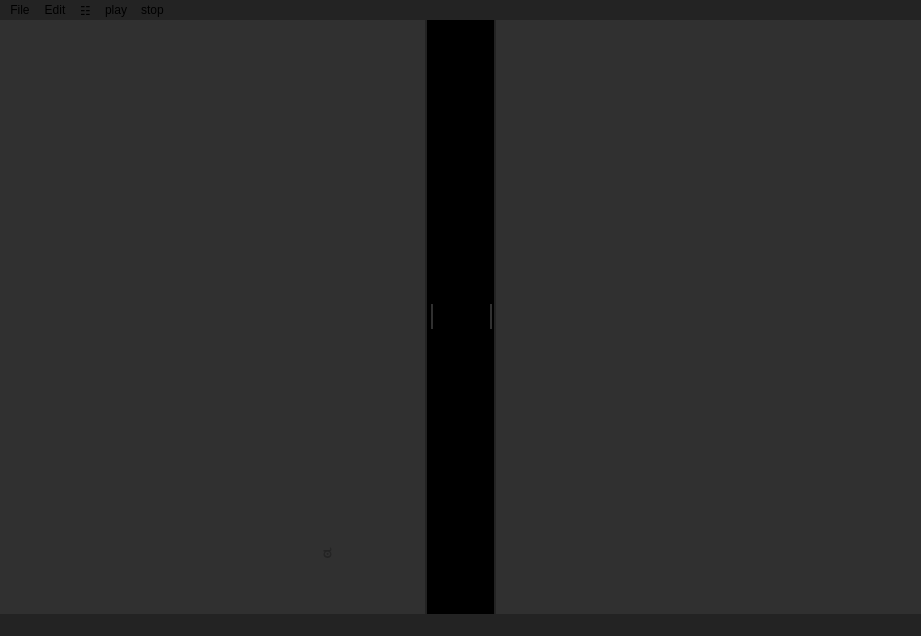
<?xml version="1.0" encoding="UTF-8"?>
<ui version="4.0">
 <class>MainWindow</class>
 <widget class="QMainWindow" name="MainWindow">
  <property name="geometry">
   <rect>
    <x>0</x>
    <y>0</y>
    <width>921</width>
    <height>636</height>
   </rect>
  </property>
  <property name="palette">
   <palette>
    <active>
     <colorrole role="Button">
      <brush brushstyle="SolidPattern">
       <color alpha="255">
        <red>35</red>
        <green>35</green>
        <blue>35</blue>
       </color>
      </brush>
     </colorrole>
     <colorrole role="Base">
      <brush brushstyle="SolidPattern">
       <color alpha="255">
        <red>35</red>
        <green>35</green>
        <blue>35</blue>
       </color>
      </brush>
     </colorrole>
     <colorrole role="Window">
      <brush brushstyle="SolidPattern">
       <color alpha="255">
        <red>35</red>
        <green>35</green>
        <blue>35</blue>
       </color>
      </brush>
     </colorrole>
    </active>
    <inactive>
     <colorrole role="Button">
      <brush brushstyle="SolidPattern">
       <color alpha="255">
        <red>35</red>
        <green>35</green>
        <blue>35</blue>
       </color>
      </brush>
     </colorrole>
     <colorrole role="Base">
      <brush brushstyle="SolidPattern">
       <color alpha="255">
        <red>35</red>
        <green>35</green>
        <blue>35</blue>
       </color>
      </brush>
     </colorrole>
     <colorrole role="Window">
      <brush brushstyle="SolidPattern">
       <color alpha="255">
        <red>35</red>
        <green>35</green>
        <blue>35</blue>
       </color>
      </brush>
     </colorrole>
    </inactive>
    <disabled>
     <colorrole role="Button">
      <brush brushstyle="SolidPattern">
       <color alpha="255">
        <red>35</red>
        <green>35</green>
        <blue>35</blue>
       </color>
      </brush>
     </colorrole>
     <colorrole role="Base">
      <brush brushstyle="SolidPattern">
       <color alpha="255">
        <red>35</red>
        <green>35</green>
        <blue>35</blue>
       </color>
      </brush>
     </colorrole>
     <colorrole role="Window">
      <brush brushstyle="SolidPattern">
       <color alpha="255">
        <red>35</red>
        <green>35</green>
        <blue>35</blue>
       </color>
      </brush>
     </colorrole>
    </disabled>
   </palette>
  </property>
  <property name="windowTitle">
   <string>MainWindow</string>
  </property>
  <property name="styleSheet">
   <string notr="true">QWidget {
    background-color: rgb(35, 35, 35);
}

QMenuBar::item {
    background-color: transparent;
}

QMenuBar::item:selected {
    background-color: #303030;
}
</string>
  </property>
  <widget class="QWidget" name="centralwidget">
   <layout class="QHBoxLayout" name="horizontalLayout">
    <property name="spacing">
     <number>0</number>
    </property>
    <property name="leftMargin">
     <number>0</number>
    </property>
    <property name="topMargin">
     <number>0</number>
    </property>
    <property name="rightMargin">
     <number>0</number>
    </property>
    <property name="bottomMargin">
     <number>0</number>
    </property>
    <item>
     <widget class="QSplitter" name="splitter">
      <property name="styleSheet">
       <string notr="true">QSplitter::handle {
    background-color: rgb(35, 35, 35);
}

QSplitter::handle:pressed {
    background-color: #E5E5E5;
}
</string>
      </property>
      <property name="frameShape">
       <enum>QFrame::NoFrame</enum>
      </property>
      <property name="frameShadow">
       <enum>QFrame::Plain</enum>
      </property>
      <property name="lineWidth">
       <number>0</number>
      </property>
      <property name="midLineWidth">
       <number>0</number>
      </property>
      <property name="orientation">
       <enum>Qt::Horizontal</enum>
      </property>
      <property name="opaqueResize">
       <bool>true</bool>
      </property>
      <property name="handleWidth">
       <number>2</number>
      </property>
      <widget class="QWidget" name="left_widget" native="true">
       <property name="styleSheet">
        <string notr="true">background-color: rgb(48, 48, 48);</string>
       </property>
       <widget class="QFrame" name="frame">
        <property name="geometry">
         <rect>
          <x>9</x>
          <y>9</y>
          <width>601</width>
          <height>210</height>
         </rect>
        </property>
        <property name="minimumSize">
         <size>
          <width>0</width>
          <height>0</height>
         </size>
        </property>
        <layout class="QHBoxLayout" name="horizontalLayout_3">
         <property name="spacing">
          <number>0</number>
         </property>
         <property name="sizeConstraint">
          <enum>QLayout::SetDefaultConstraint</enum>
         </property>
         <property name="leftMargin">
          <number>0</number>
         </property>
         <property name="topMargin">
          <number>0</number>
         </property>
         <property name="rightMargin">
          <number>0</number>
         </property>
         <property name="bottomMargin">
          <number>0</number>
         </property>
         <item>
          <widget class="QPlainTextEdit" name="plainTextEdit">
           <property name="baseSize">
            <size>
             <width>0</width>
             <height>0</height>
            </size>
           </property>
           <property name="styleSheet">
            <string notr="true">QPlainTextEdit {
    background-color: #303030; /* Dark background */
    color: #ffffff; /* White text color */
    border: 1px solid #303030; /* Dark border */
    padding: 0px; /* Remove default padding */
    font-size: 12px; /* Font size */
    groove: none; /* Remove the groove */
    font-family: Consolas, monospace; /* Font family */
}

QPlainTextEdit QScrollBar {
		background: #303030;
		border: none;
		margin: 0;
		padding: 0;
		width: 10px;
		groove: rgb(96, 33, 255)
	}
	
QPlainTextEdit QScrollBar:handle {
		border: none;
		background: #414141;
}

QPlainTextEdit QScrollBar::add-line:vertical, QPlainTextEdit QScrollBar::sub-line:vertical {
    background: none; /* No background for scrollbar buttons */
}
QPlainTextEdit QScrollBar::up-arrow:vertical, QPlainTextEdit QScrollBar::down-arrow:vertical{
	background: none;
}
QPlainTextEdit QScrollBar::add-page:vertical, QPlainTextEdit QScrollBar::sub-page:vertical{
	background: none;
}

QPlainTextEdit {
    selection-color: #ffffff; /* Change selection text color */
    selection-background-color: rgb(153, 153, 153); /* Change selection background color */
}</string>
           </property>
           <property name="tabStopDistance">
            <double>20.000000000000000</double>
           </property>
          </widget>
         </item>
        </layout>
       </widget>
       <widget class="QPushButton" name="preveiew_button">
        <property name="geometry">
         <rect>
          <x>290</x>
          <y>520</y>
          <width>75</width>
          <height>24</height>
         </rect>
        </property>
        <property name="font">
         <font>
          <pointsize>12</pointsize>
          <bold>true</bold>
         </font>
        </property>
        <property name="styleSheet">
         <string notr="true">QPushButton {
        background-color: transparent;
        border: none;
        padding: 4px; 
		 color: rgb(35, 35, 35);
    }
    QPushButton:hover {
        color: #727272; /* Change text color on hover */
    }
    QPushButton:pressed {
        color: #E5E5E5; /* Change text color when pressed */
    }
</string>
        </property>
        <property name="text">
         <string>ಠ</string>
        </property>
       </widget>
      </widget>
      <widget class="QWidget" name="main_main_widget" native="true">
       <property name="minimumSize">
        <size>
         <width>50</width>
         <height>20</height>
        </size>
       </property>
       <property name="baseSize">
        <size>
         <width>0</width>
         <height>0</height>
        </size>
       </property>
       <layout class="QHBoxLayout" name="horizontalLayout_2" stretch="1,100000,1">
        <property name="spacing">
         <number>0</number>
        </property>
        <property name="leftMargin">
         <number>0</number>
        </property>
        <property name="topMargin">
         <number>0</number>
        </property>
        <property name="rightMargin">
         <number>0</number>
        </property>
        <property name="bottomMargin">
         <number>0</number>
        </property>
        <item>
         <widget class="QWidget" name="left_splitter_widget" native="true">
          <property name="minimumSize">
           <size>
            <width>8</width>
            <height>0</height>
           </size>
          </property>
          <property name="maximumSize">
           <size>
            <width>8</width>
            <height>16777215</height>
           </size>
          </property>
          <property name="styleSheet">
           <string notr="true">background-color: rgb(0, 0, 0);</string>
          </property>
          <layout class="QVBoxLayout" name="verticalLayout_2">
           <property name="spacing">
            <number>0</number>
           </property>
           <property name="leftMargin">
            <number>0</number>
           </property>
           <property name="topMargin">
            <number>0</number>
           </property>
           <property name="rightMargin">
            <number>0</number>
           </property>
           <property name="bottomMargin">
            <number>0</number>
           </property>
           <item alignment="Qt::AlignHCenter|Qt::AlignVCenter">
            <widget class="QPushButton" name="left_splitter_button">
             <property name="minimumSize">
              <size>
               <width>10</width>
               <height>33</height>
              </size>
             </property>
             <property name="maximumSize">
              <size>
               <width>10</width>
               <height>33</height>
              </size>
             </property>
             <property name="styleSheet">
              <string notr="true">QPushButton {
    background-color: rgb(48, 48, 48); 
    color: white; /* White text color */
	border: 4px solid black
}

QPushButton:hover {
    background-color: rgb(114, 114, 114); 
}

QPushButton:pressed {
    background-color: #E5E5E5;  
}

</string>
             </property>
             <property name="text">
              <string/>
             </property>
            </widget>
           </item>
          </layout>
         </widget>
        </item>
        <item>
         <widget class="QWidget" name="view_widget" native="true">
          <property name="styleSheet">
           <string notr="true">background-color: rgb(0, 0, 0);</string>
          </property>
          <layout class="QGridLayout" name="gridLayout">
           <property name="leftMargin">
            <number>0</number>
           </property>
           <property name="topMargin">
            <number>0</number>
           </property>
           <property name="rightMargin">
            <number>0</number>
           </property>
           <property name="bottomMargin">
            <number>0</number>
           </property>
           <property name="spacing">
            <number>0</number>
           </property>
          </layout>
         </widget>
        </item>
        <item>
         <widget class="QWidget" name="right_splitter_widget" native="true">
          <property name="minimumSize">
           <size>
            <width>8</width>
            <height>0</height>
           </size>
          </property>
          <property name="maximumSize">
           <size>
            <width>8</width>
            <height>16777215</height>
           </size>
          </property>
          <property name="styleSheet">
           <string notr="true">background-color: rgb(0, 0, 0);</string>
          </property>
          <layout class="QVBoxLayout" name="verticalLayout">
           <property name="spacing">
            <number>0</number>
           </property>
           <property name="leftMargin">
            <number>0</number>
           </property>
           <property name="topMargin">
            <number>0</number>
           </property>
           <property name="rightMargin">
            <number>0</number>
           </property>
           <property name="bottomMargin">
            <number>0</number>
           </property>
           <item alignment="Qt::AlignHCenter|Qt::AlignVCenter">
            <widget class="QPushButton" name="right_splitter_button">
             <property name="minimumSize">
              <size>
               <width>10</width>
               <height>33</height>
              </size>
             </property>
             <property name="maximumSize">
              <size>
               <width>10</width>
               <height>33</height>
              </size>
             </property>
             <property name="styleSheet">
              <string notr="true">QPushButton {
    background-color: rgb(48, 48, 48); 
    color: white; /* White text color */
	border: 4px solid black
}

QPushButton:hover {
    background-color: rgb(114, 114, 114); 
}

QPushButton:pressed {
    background-color: #E5E5E5;  
}


</string>
             </property>
             <property name="text">
              <string/>
             </property>
            </widget>
           </item>
          </layout>
         </widget>
        </item>
       </layout>
      </widget>
      <widget class="QWidget" name="right_widget" native="true">
       <property name="styleSheet">
        <string notr="true">Background-color:rgb(48, 48, 48);</string>
       </property>
      </widget>
     </widget>
    </item>
   </layout>
  </widget>
  <widget class="QMenuBar" name="menubar">
   <property name="geometry">
    <rect>
     <x>0</x>
     <y>0</y>
     <width>921</width>
     <height>22</height>
    </rect>
   </property>
   <property name="palette">
    <palette>
     <active>
      <colorrole role="WindowText">
       <brush brushstyle="SolidPattern">
        <color alpha="255">
         <red>0</red>
         <green>0</green>
         <blue>0</blue>
        </color>
       </brush>
      </colorrole>
      <colorrole role="Button">
       <brush brushstyle="SolidPattern">
        <color alpha="255">
         <red>35</red>
         <green>35</green>
         <blue>35</blue>
        </color>
       </brush>
      </colorrole>
      <colorrole role="Light">
       <brush brushstyle="SolidPattern">
        <color alpha="255">
         <red>255</red>
         <green>255</green>
         <blue>255</blue>
        </color>
       </brush>
      </colorrole>
      <colorrole role="Midlight">
       <brush brushstyle="SolidPattern">
        <color alpha="255">
         <red>255</red>
         <green>255</green>
         <blue>255</blue>
        </color>
       </brush>
      </colorrole>
      <colorrole role="Dark">
       <brush brushstyle="SolidPattern">
        <color alpha="255">
         <red>127</red>
         <green>127</green>
         <blue>127</blue>
        </color>
       </brush>
      </colorrole>
      <colorrole role="Mid">
       <brush brushstyle="SolidPattern">
        <color alpha="255">
         <red>170</red>
         <green>170</green>
         <blue>170</blue>
        </color>
       </brush>
      </colorrole>
      <colorrole role="Text">
       <brush brushstyle="SolidPattern">
        <color alpha="255">
         <red>0</red>
         <green>0</green>
         <blue>0</blue>
        </color>
       </brush>
      </colorrole>
      <colorrole role="BrightText">
       <brush brushstyle="SolidPattern">
        <color alpha="255">
         <red>255</red>
         <green>255</green>
         <blue>255</blue>
        </color>
       </brush>
      </colorrole>
      <colorrole role="ButtonText">
       <brush brushstyle="SolidPattern">
        <color alpha="255">
         <red>0</red>
         <green>0</green>
         <blue>0</blue>
        </color>
       </brush>
      </colorrole>
      <colorrole role="Base">
       <brush brushstyle="SolidPattern">
        <color alpha="255">
         <red>35</red>
         <green>35</green>
         <blue>35</blue>
        </color>
       </brush>
      </colorrole>
      <colorrole role="Window">
       <brush brushstyle="SolidPattern">
        <color alpha="255">
         <red>35</red>
         <green>35</green>
         <blue>35</blue>
        </color>
       </brush>
      </colorrole>
      <colorrole role="Shadow">
       <brush brushstyle="SolidPattern">
        <color alpha="255">
         <red>0</red>
         <green>0</green>
         <blue>0</blue>
        </color>
       </brush>
      </colorrole>
      <colorrole role="AlternateBase">
       <brush brushstyle="SolidPattern">
        <color alpha="255">
         <red>255</red>
         <green>255</green>
         <blue>255</blue>
        </color>
       </brush>
      </colorrole>
      <colorrole role="ToolTipBase">
       <brush brushstyle="SolidPattern">
        <color alpha="255">
         <red>255</red>
         <green>255</green>
         <blue>220</blue>
        </color>
       </brush>
      </colorrole>
      <colorrole role="ToolTipText">
       <brush brushstyle="SolidPattern">
        <color alpha="255">
         <red>0</red>
         <green>0</green>
         <blue>0</blue>
        </color>
       </brush>
      </colorrole>
      <colorrole role="PlaceholderText">
       <brush brushstyle="SolidPattern">
        <color alpha="127">
         <red>0</red>
         <green>0</green>
         <blue>0</blue>
        </color>
       </brush>
      </colorrole>
      <colorrole role="Accent">
       <brush brushstyle="SolidPattern">
        <color alpha="255">
         <red>255</red>
         <green>255</green>
         <blue>255</blue>
        </color>
       </brush>
      </colorrole>
     </active>
     <inactive>
      <colorrole role="WindowText">
       <brush brushstyle="SolidPattern">
        <color alpha="255">
         <red>0</red>
         <green>0</green>
         <blue>0</blue>
        </color>
       </brush>
      </colorrole>
      <colorrole role="Button">
       <brush brushstyle="SolidPattern">
        <color alpha="255">
         <red>35</red>
         <green>35</green>
         <blue>35</blue>
        </color>
       </brush>
      </colorrole>
      <colorrole role="Light">
       <brush brushstyle="SolidPattern">
        <color alpha="255">
         <red>255</red>
         <green>255</green>
         <blue>255</blue>
        </color>
       </brush>
      </colorrole>
      <colorrole role="Midlight">
       <brush brushstyle="SolidPattern">
        <color alpha="255">
         <red>255</red>
         <green>255</green>
         <blue>255</blue>
        </color>
       </brush>
      </colorrole>
      <colorrole role="Dark">
       <brush brushstyle="SolidPattern">
        <color alpha="255">
         <red>127</red>
         <green>127</green>
         <blue>127</blue>
        </color>
       </brush>
      </colorrole>
      <colorrole role="Mid">
       <brush brushstyle="SolidPattern">
        <color alpha="255">
         <red>170</red>
         <green>170</green>
         <blue>170</blue>
        </color>
       </brush>
      </colorrole>
      <colorrole role="Text">
       <brush brushstyle="SolidPattern">
        <color alpha="255">
         <red>0</red>
         <green>0</green>
         <blue>0</blue>
        </color>
       </brush>
      </colorrole>
      <colorrole role="BrightText">
       <brush brushstyle="SolidPattern">
        <color alpha="255">
         <red>255</red>
         <green>255</green>
         <blue>255</blue>
        </color>
       </brush>
      </colorrole>
      <colorrole role="ButtonText">
       <brush brushstyle="SolidPattern">
        <color alpha="255">
         <red>0</red>
         <green>0</green>
         <blue>0</blue>
        </color>
       </brush>
      </colorrole>
      <colorrole role="Base">
       <brush brushstyle="SolidPattern">
        <color alpha="255">
         <red>35</red>
         <green>35</green>
         <blue>35</blue>
        </color>
       </brush>
      </colorrole>
      <colorrole role="Window">
       <brush brushstyle="SolidPattern">
        <color alpha="255">
         <red>35</red>
         <green>35</green>
         <blue>35</blue>
        </color>
       </brush>
      </colorrole>
      <colorrole role="Shadow">
       <brush brushstyle="SolidPattern">
        <color alpha="255">
         <red>0</red>
         <green>0</green>
         <blue>0</blue>
        </color>
       </brush>
      </colorrole>
      <colorrole role="AlternateBase">
       <brush brushstyle="SolidPattern">
        <color alpha="255">
         <red>255</red>
         <green>255</green>
         <blue>255</blue>
        </color>
       </brush>
      </colorrole>
      <colorrole role="ToolTipBase">
       <brush brushstyle="SolidPattern">
        <color alpha="255">
         <red>255</red>
         <green>255</green>
         <blue>220</blue>
        </color>
       </brush>
      </colorrole>
      <colorrole role="ToolTipText">
       <brush brushstyle="SolidPattern">
        <color alpha="255">
         <red>0</red>
         <green>0</green>
         <blue>0</blue>
        </color>
       </brush>
      </colorrole>
      <colorrole role="PlaceholderText">
       <brush brushstyle="SolidPattern">
        <color alpha="127">
         <red>0</red>
         <green>0</green>
         <blue>0</blue>
        </color>
       </brush>
      </colorrole>
      <colorrole role="Accent">
       <brush brushstyle="SolidPattern">
        <color alpha="255">
         <red>255</red>
         <green>255</green>
         <blue>255</blue>
        </color>
       </brush>
      </colorrole>
     </inactive>
     <disabled>
      <colorrole role="WindowText">
       <brush brushstyle="SolidPattern">
        <color alpha="255">
         <red>127</red>
         <green>127</green>
         <blue>127</blue>
        </color>
       </brush>
      </colorrole>
      <colorrole role="Button">
       <brush brushstyle="SolidPattern">
        <color alpha="255">
         <red>35</red>
         <green>35</green>
         <blue>35</blue>
        </color>
       </brush>
      </colorrole>
      <colorrole role="Light">
       <brush brushstyle="SolidPattern">
        <color alpha="255">
         <red>255</red>
         <green>255</green>
         <blue>255</blue>
        </color>
       </brush>
      </colorrole>
      <colorrole role="Midlight">
       <brush brushstyle="SolidPattern">
        <color alpha="255">
         <red>255</red>
         <green>255</green>
         <blue>255</blue>
        </color>
       </brush>
      </colorrole>
      <colorrole role="Dark">
       <brush brushstyle="SolidPattern">
        <color alpha="255">
         <red>127</red>
         <green>127</green>
         <blue>127</blue>
        </color>
       </brush>
      </colorrole>
      <colorrole role="Mid">
       <brush brushstyle="SolidPattern">
        <color alpha="255">
         <red>170</red>
         <green>170</green>
         <blue>170</blue>
        </color>
       </brush>
      </colorrole>
      <colorrole role="Text">
       <brush brushstyle="SolidPattern">
        <color alpha="255">
         <red>127</red>
         <green>127</green>
         <blue>127</blue>
        </color>
       </brush>
      </colorrole>
      <colorrole role="BrightText">
       <brush brushstyle="SolidPattern">
        <color alpha="255">
         <red>255</red>
         <green>255</green>
         <blue>255</blue>
        </color>
       </brush>
      </colorrole>
      <colorrole role="ButtonText">
       <brush brushstyle="SolidPattern">
        <color alpha="255">
         <red>127</red>
         <green>127</green>
         <blue>127</blue>
        </color>
       </brush>
      </colorrole>
      <colorrole role="Base">
       <brush brushstyle="SolidPattern">
        <color alpha="255">
         <red>35</red>
         <green>35</green>
         <blue>35</blue>
        </color>
       </brush>
      </colorrole>
      <colorrole role="Window">
       <brush brushstyle="SolidPattern">
        <color alpha="255">
         <red>35</red>
         <green>35</green>
         <blue>35</blue>
        </color>
       </brush>
      </colorrole>
      <colorrole role="Shadow">
       <brush brushstyle="SolidPattern">
        <color alpha="255">
         <red>0</red>
         <green>0</green>
         <blue>0</blue>
        </color>
       </brush>
      </colorrole>
      <colorrole role="AlternateBase">
       <brush brushstyle="SolidPattern">
        <color alpha="255">
         <red>255</red>
         <green>255</green>
         <blue>255</blue>
        </color>
       </brush>
      </colorrole>
      <colorrole role="ToolTipBase">
       <brush brushstyle="SolidPattern">
        <color alpha="255">
         <red>255</red>
         <green>255</green>
         <blue>220</blue>
        </color>
       </brush>
      </colorrole>
      <colorrole role="ToolTipText">
       <brush brushstyle="SolidPattern">
        <color alpha="255">
         <red>0</red>
         <green>0</green>
         <blue>0</blue>
        </color>
       </brush>
      </colorrole>
      <colorrole role="PlaceholderText">
       <brush brushstyle="SolidPattern">
        <color alpha="127">
         <red>127</red>
         <green>127</green>
         <blue>127</blue>
        </color>
       </brush>
      </colorrole>
      <colorrole role="Accent">
       <brush brushstyle="SolidPattern">
        <color alpha="255">
         <red>255</red>
         <green>255</green>
         <blue>255</blue>
        </color>
       </brush>
      </colorrole>
     </disabled>
    </palette>
   </property>
   <widget class="QMenu" name="menuFile">
    <property name="title">
     <string>File</string>
    </property>
    <addaction name="action1"/>
    <addaction name="action2"/>
    <addaction name="action3"/>
   </widget>
   <widget class="QMenu" name="menuEdit">
    <property name="title">
     <string>Edit</string>
    </property>
   </widget>
   <widget class="QMenu" name="render">
    <property name="toolTip">
     <string comment="Compute simulation"/>
    </property>
    <property name="layoutDirection">
     <enum>Qt::LeftToRight</enum>
    </property>
    <property name="title">
     <string notr="true">☷</string>
    </property>
    <property name="toolTipsVisible">
     <bool>true</bool>
    </property>
   </widget>
   <widget class="QMenu" name="menuplay">
    <property name="title">
     <string>play</string>
    </property>
   </widget>
   <widget class="QMenu" name="menustop">
    <property name="title">
     <string>stop</string>
    </property>
   </widget>
   <addaction name="menuFile"/>
   <addaction name="menuEdit"/>
   <addaction name="render"/>
   <addaction name="menuplay"/>
   <addaction name="menustop"/>
  </widget>
  <widget class="QStatusBar" name="statusbar">
   <property name="palette">
    <palette>
     <active>
      <colorrole role="WindowText">
       <brush brushstyle="SolidPattern">
        <color alpha="255">
         <red>135</red>
         <green>135</green>
         <blue>135</blue>
        </color>
       </brush>
      </colorrole>
      <colorrole role="Button">
       <brush brushstyle="SolidPattern">
        <color alpha="255">
         <red>35</red>
         <green>35</green>
         <blue>35</blue>
        </color>
       </brush>
      </colorrole>
      <colorrole role="Text">
       <brush brushstyle="SolidPattern">
        <color alpha="255">
         <red>255</red>
         <green>255</green>
         <blue>255</blue>
        </color>
       </brush>
      </colorrole>
      <colorrole role="ButtonText">
       <brush brushstyle="SolidPattern">
        <color alpha="255">
         <red>255</red>
         <green>255</green>
         <blue>255</blue>
        </color>
       </brush>
      </colorrole>
      <colorrole role="Base">
       <brush brushstyle="SolidPattern">
        <color alpha="255">
         <red>35</red>
         <green>35</green>
         <blue>35</blue>
        </color>
       </brush>
      </colorrole>
      <colorrole role="Window">
       <brush brushstyle="SolidPattern">
        <color alpha="255">
         <red>35</red>
         <green>35</green>
         <blue>35</blue>
        </color>
       </brush>
      </colorrole>
      <colorrole role="ToolTipText">
       <brush brushstyle="SolidPattern">
        <color alpha="255">
         <red>135</red>
         <green>135</green>
         <blue>135</blue>
        </color>
       </brush>
      </colorrole>
     </active>
     <inactive>
      <colorrole role="WindowText">
       <brush brushstyle="SolidPattern">
        <color alpha="255">
         <red>135</red>
         <green>135</green>
         <blue>135</blue>
        </color>
       </brush>
      </colorrole>
      <colorrole role="Button">
       <brush brushstyle="SolidPattern">
        <color alpha="255">
         <red>35</red>
         <green>35</green>
         <blue>35</blue>
        </color>
       </brush>
      </colorrole>
      <colorrole role="Text">
       <brush brushstyle="SolidPattern">
        <color alpha="255">
         <red>255</red>
         <green>255</green>
         <blue>255</blue>
        </color>
       </brush>
      </colorrole>
      <colorrole role="ButtonText">
       <brush brushstyle="SolidPattern">
        <color alpha="255">
         <red>255</red>
         <green>255</green>
         <blue>255</blue>
        </color>
       </brush>
      </colorrole>
      <colorrole role="Base">
       <brush brushstyle="SolidPattern">
        <color alpha="255">
         <red>35</red>
         <green>35</green>
         <blue>35</blue>
        </color>
       </brush>
      </colorrole>
      <colorrole role="Window">
       <brush brushstyle="SolidPattern">
        <color alpha="255">
         <red>35</red>
         <green>35</green>
         <blue>35</blue>
        </color>
       </brush>
      </colorrole>
      <colorrole role="HighlightedText">
       <brush brushstyle="SolidPattern">
        <color alpha="255">
         <red>255</red>
         <green>255</green>
         <blue>255</blue>
        </color>
       </brush>
      </colorrole>
      <colorrole role="ToolTipText">
       <brush brushstyle="SolidPattern">
        <color alpha="255">
         <red>135</red>
         <green>135</green>
         <blue>135</blue>
        </color>
       </brush>
      </colorrole>
     </inactive>
     <disabled>
      <colorrole role="Button">
       <brush brushstyle="SolidPattern">
        <color alpha="255">
         <red>35</red>
         <green>35</green>
         <blue>35</blue>
        </color>
       </brush>
      </colorrole>
      <colorrole role="Base">
       <brush brushstyle="SolidPattern">
        <color alpha="255">
         <red>35</red>
         <green>35</green>
         <blue>35</blue>
        </color>
       </brush>
      </colorrole>
      <colorrole role="Window">
       <brush brushstyle="SolidPattern">
        <color alpha="255">
         <red>35</red>
         <green>35</green>
         <blue>35</blue>
        </color>
       </brush>
      </colorrole>
      <colorrole role="ToolTipText">
       <brush brushstyle="SolidPattern">
        <color alpha="255">
         <red>135</red>
         <green>135</green>
         <blue>135</blue>
        </color>
       </brush>
      </colorrole>
     </disabled>
    </palette>
   </property>
  </widget>
  <action name="action1">
   <property name="text">
    <string>1</string>
   </property>
  </action>
  <action name="action2">
   <property name="text">
    <string>2</string>
   </property>
  </action>
  <action name="action3">
   <property name="text">
    <string>3</string>
   </property>
  </action>
 </widget>
 <resources>
  <include location="../../Icons/Icons.qrc"/>
 </resources>
 <connections/>
</ui>
